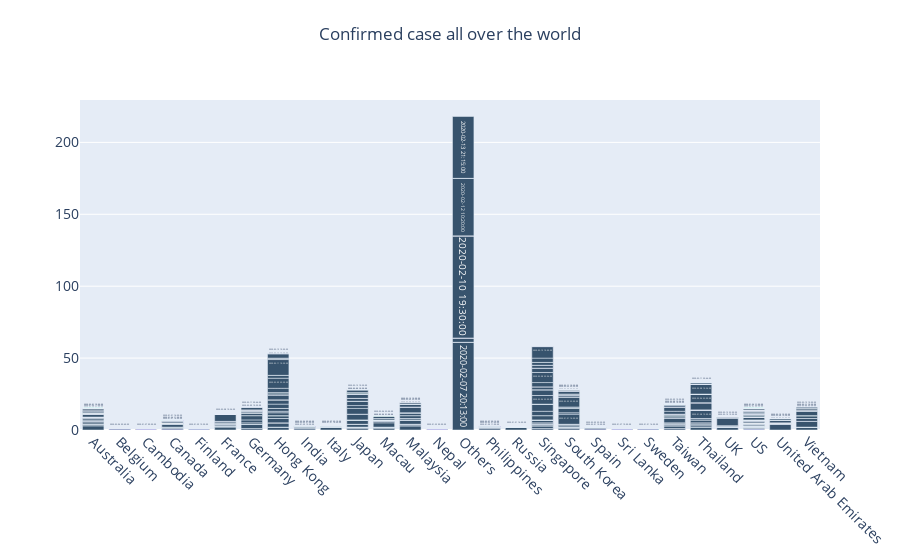

The cell this chart's notebook holds for it:
### Markdown cell above
## Exploratory Data Analysis

### Code cell
fig = go.Figure()
fig.add_trace(
    go.Bar(
        x=sorted_df.Country.loc[sorted_df['Country'] != 'China'],
        y=sorted_df.Confirmed_.loc[sorted_df['Country'] != 'China'],
        name='Rest of the world',
        marker_color='rgb(55, 83, 109)',
        text = sorted_df.Date.astype(str)
    )
)

fig.update_layout(
    title={'text': 'Confirmed case all over the world',
           'y':0.95,
           'x':0.5,
           'xanchor': 'center',
           'yanchor': 'top'},
    xaxis_tickfont_size=14,
    xaxis=dict(tickangle=45),
    yaxis=dict(
        title='',
        titlefont_size=16,
        tickfont_size=14,
    ),
    legend=dict(
        x=0,
        y=1.0,
        bgcolor='rgba(255, 255, 255, 0)',
        bordercolor='rgba(255, 255, 255, 0)'
    ),
    barmode='group',
    bargap=0.1,
    bargroupgap=0.1
)
fig.show()

### Figure 1 — Plotly figure (JSON) as saved in the notebook; plotly's stock layout.template omitted (floating-point values rounded to 4 significant figures; data arrays with more than 128 entries replaced by an {"elided": "..."} marker saying what was removed)
{"data": [{"marker": {"color": "rgb(55, 83, 109)"}, "name": "Rest of the world", "text": {"elided": "3256 str values"}, "type": "bar", "x": {"elided": "1892 str values"}, "y": {"elided": "1892 int values"}}], "layout": {"bargap": 0.1, "bargroupgap": 0.1, "barmode": "group", "legend": {"bgcolor": "rgba(255, 255, 255, 0)", "bordercolor": "rgba(255, 255, 255, 0)", "x": 0, "y": 1}, "title": {"text": "Confirmed case all over the world", "x": 0.5, "xanchor": "center", "y": 0.95, "yanchor": "top"}, "xaxis": {"tickangle": 45, "tickfont": {"size": 14}}, "yaxis": {"tickfont": {"size": 14}, "title": {"font": {"size": 16}, "text": ""}}}}
